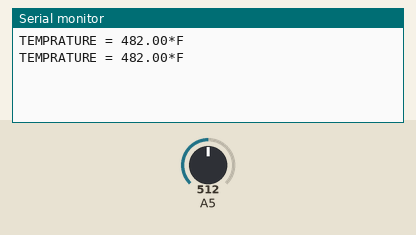
Simulated run of this sketch. Board: Arduino Uno, built with avr-gcc and run on an emulated ATmega328P. Shown: the last lines printed to the serial monitor. The inputs (shaded band) are chosen by the test bench; at power-on: A5 = 512.

Above: at 1.8 s.
1.9 s: A5 set to 716
At 2.3 s:
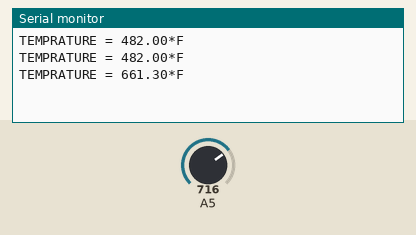
3.4 s: A5 set to 900
At 4.8 s:
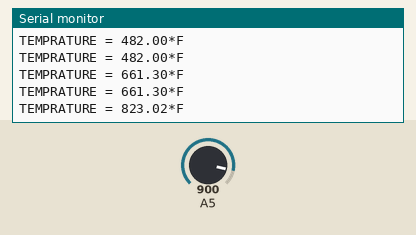
Timing chart, 0 to 6.4 s (numbered marks = the images above; inputs shaded):
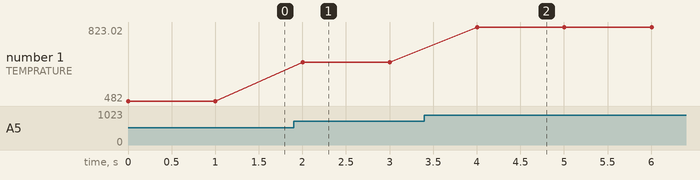

Measured:
- after the input at 1.9 s, the serial monitor: prints a new line after 0.10 s (image 1)
- after the input at 3.4 s, the serial monitor: prints a new line after 0.60 s (image 2)
- plotted number 1: 482 → 661.3 after the input at 1.9 s, 661.3 → 823.02 after the input at 3.4 s

The sketch:

LM35.ino
```cpp
     void setup() {

  // put your setup code here, to run once:
Serial.begin(9600);
pinMode(A5,INPUT);
}

void loop() {
  int val;
  // put your main code here, to run repeatedly:
val = analogRead(A5);
float mv = ( val/1024.0)*5000;
float cel = mv/10;
float farh = (cel*9)/5 + 32;

Serial.print("TEMPRATURE = ");
Serial.print(farh);
Serial.print("*F");
Serial.println();
delay(1000);


}
```
